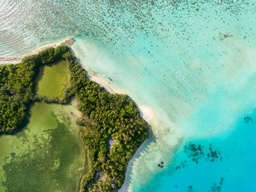
#> input picture panoramic.jpeg, 256 x 192 px, shrunk from 833 x 624 before the run
$ jupyter execute --allow-errors Kmeans-clustering.ipynb
#> lines starting #> are read from the running program, lines starting #| are printed output that depends on the picture; after the words box and inside, x2 and y2 are one past the last pixel; in counts of white or black regions, pixels touching at a corner belong together
[cell 1]
#mount drive
from google.colab import drive
drive.mount('/gdrive')
import os
os.chdir("/gdrive/My Drive/Tugas-Pengenalan-Pola-K-Means")

[cell 2]
# 1) Load the image data

from sklearn.metrics import pairwise_distances_argmin
import numpy as np
import matplotlib.pyplot as plt
from skimage import io
img1 = io.imread('panoramic.jpeg')
#> img1 is the input picture: shape (192, 256, 3); mean R, G, B 116.7, 168.1, 140.8
img2 = io.imread('biomedical.jpg')
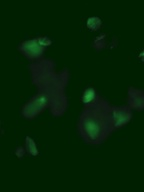
#> input picture biomedical.jpg, 144 x 192 px, shrunk from 468 x 624 before the run
#> img2 is the input picture: shape (192, 144, 3); mean R, G, B 2.9, 32.9, 3.8

[cell 3]
# 2) Define a python function for k-means clustering algorithm
def k_means_clustering(img, n_clusters, rseed=2):
#> called with n_clusters = 2, rseed = 2
    rng = np.random.RandomState(rseed)
    i = rng.permutation(img.shape[0])[:n_clusters]
#> i = [23, 123]
    j = rng.permutation(img.shape[1])[:n_clusters]
#> j = [20, 214]

    centers = list()
    for it in range(n_clusters):
        centers.append(img[i[it],j[it]])
#> after the loop, centers = [[184, 190, 180], [112, 226, 218]]
    centers = np.array(centers)

    while True:
        labels = list()
        for it in range(img.shape[0]):
            label = pairwise_distances_argmin(img[it], centers)
            labels.append(label)
        labels = np.array(labels)

        new_centers = list()
        for n in range(n_clusters):
            sum_val = np.zeros(3)
            freq = 0
            for it in range(img.shape[0]):
                for jt in range(img.shape[1]):
                    if (labels[it][jt] == n):
                        sum_val = sum_val + img[it][jt]
                        freq = freq + 1
            new_centers.append((sum_val/freq))

        new_centers = np.array(new_centers)

        if np.all(centers == new_centers):
            break
        centers = new_centers
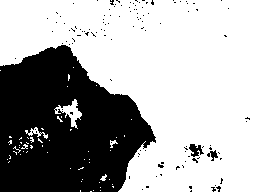
#> labels: shape (192, 256) int64; values 0 (black) and 1 (white), 65.9% white; 119 black regions (116 under 20 px), largest, box (x1, y1, x2, y2) and area: (0, 45, 156, 192) 16263, (189, 144, 204, 157) 110, (207, 150, 218, 161) 58

    return centers, labels

[cell 4]
# 3) Apply k-means clustering to each pixel of the image using k=2

centers_img1_k2, labels_img1_k2 = k_means_clustering(img1, 2)
#> centers_img1_k2 = [[83.47, 98.12, 44.75], [133.8, 204.3, 190.4]]

#> (the rest of this cell did not finish here and is left out)


[cell 5]
# 4) Apply k-means clustering to each pixel of the image using k=3

centers_img1_k3, labels_img1_k3 = k_means_clustering(img1, 3)
#> call 3 of k_means_clustering, with n_clusters = 3, rseed = 2
#> after the loop in k_means_clustering (call 3), `for it in range(n_clusters):`: centers = [[184, 190, 180], [112, 226, 218], [156, 220, 204]]
#> after the loop in k_means_clustering (call 3), `while True:`:
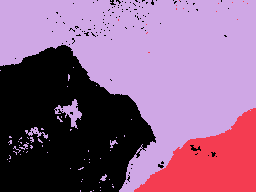
#> labels: shape (192, 256) int64; 3 distinct labels, from 0 to 2; one colour per label, 0 black
#> centers_img1_k3 = [[84.67, 97.83, 43.94], [8.09, 183.4, 193.9], [159.1, 208.3, 189.4]]

#> (the rest of this cell did not finish here and is left out)


[cell 6]
# 5) Visualize the clustering results for k =2 and k=3

from PIL import Image

def create_visualization(img, centers, labels, k):
#> called with centers = array of shape (2, 3), k = 2
    new_c = list()
    for i in range(k):
        nwc = list()
        for j in range(centers[i].size):
            nwc.append(int(centers[i][j]))
        new_c.append(nwc)
#> after the loop, new_c = [[83, 98, 44], [133, 204, 190]]
    new_c = np.array(new_c)

    new_img = list()
    for i in range(img.shape[0]):
        temp = list()
        for j in range(img.shape[1]):
            if labels[i][j] == 0:
                temp.append(new_c[0])
            elif labels[i][j] == 1:
                temp.append(new_c[1])
            elif k==3:
                if(labels[i][j] == 2):
                    temp.append(new_c[2])
        new_img.append(temp)
#> after the loop, new_img = 192 items

    new_img = np.array(new_img)
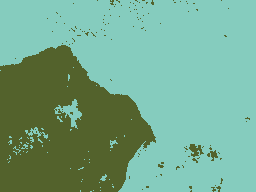
#> new_img: shape (192, 256, 3) int64; mean of channels 0, 1, 2 116, 167.9, 140.3; drawn as R, G, B
    new_img = np.uint8(new_img)

    return new_img

new_img1_k2 = create_visualization(img1, centers_img1_k2, labels_img1_k2, 2)
new_img1_k3 = create_visualization(img1, centers_img1_k3, labels_img1_k3, 3)
#> call 2 of create_visualization, with centers = array of shape (3, 3), k = 3
#> after the loop in create_visualization (call 2), `for i in range(k):`: new_c = [[84, 97, 43], [8, 183, 193], [159, 208, 189]]
#> in create_visualization (call 2), `new_img = np.array(new_img)`:
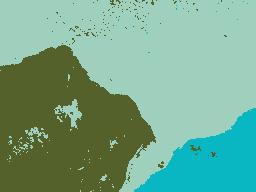
#> new_img: shape (192, 256, 3) int64; mean of channels 0, 1, 2 116.3, 167.6, 140.1; drawn as R, G, B

#> (the rest of this cell did not finish here and is left out)
